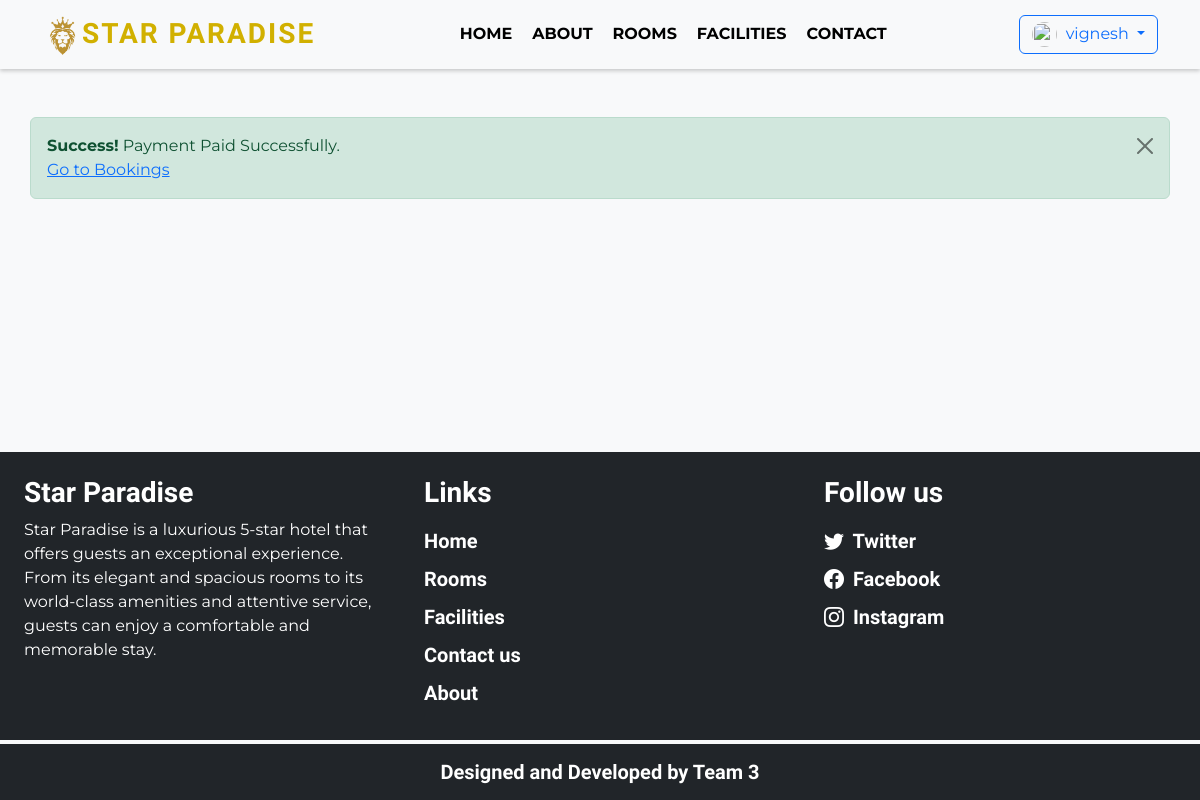
Page /thank_you.php (signed in) on the committed database.
### tables this page shows
CREATE TABLE `settings` (
  `sr_no` int(11) NOT NULL,
  `site_title` varchar(50) NOT NULL,
  `site_about` varchar(250) NOT NULL,
  `shutdown` tinyint(1) NOT NULL
);

### admin/inc/db_config.php (called while the page is built, shortened)
<?php
  function select($sql,$values,$datatypes)
  {
    $con = $GLOBALS['con'];
    if($stmt = mysqli_prepare($con,$sql))
    {
      mysqli_stmt_bind_param($stmt,$datatypes,...$values);
      if(mysqli_stmt_execute($stmt)){
        $res = mysqli_stmt_get_result($stmt);
        return $res;
      }
      else{
        mysqli_stmt_close($stmt);
        die("Query cannot be executed - Select");
      }
    }
    else{
      die("Query cannot be prepared - Select");
    }
  }
?>

### thank_you.php (the view, shortened to what this page needs)
<!DOCTYPE html>
<html lang="en">
<head>
  <?php require('inc/links.php'); ?>
</head>
<body class="bg-light">
  <?php require('inc/header.php'); ?>
  <div class="container">
    <div class="row">
      <div class="alert alert-success alert-dismissible mt-5">
        <button type="button" class="btn-close" data-bs-dismiss="alert"></button>
        <strong>Success!</strong> Payment Paid Successfully.<br>
        <a href='bookings.php'>Go to Bookings</a>
      </div>
    </div>
  </div>
  <div class="fixed-bottom">
    <?php require('inc/footer.php'); ?>
  </div>
</body>
</html>

### inc/header.php (shortened to what this page needs)
<nav class="navbar navbar-expand-lg navbar-light bg-light" id="nav-bar">
  <div class="container">
    <a class="navbar-brand" href="index.php" style="font-family: 'Kaushan Script', cursive"><img src="images\iconnn.png" alt="" width="40px" height="40px"><?php echo $settings_r['site_title'] ?></a>
    <div class="collapse navbar-collapse" id="navbarSupportedContent">
      <ul class="navbar-nav me-auto ms-auto mb-2 mb-lg-0">
        <li class="nav-item pe-1">
          <a class="nav-link" href="index.php">Home</a>
        </li>
        <li class="nav-item pe-1">
          <a class="nav-link" href="about.php">About</a>
        </li>
        <li class="nav-item pe-1">
          <a class="nav-link" href="rooms.php">Rooms</a>
        </li>
        <li class="nav-item pe-1">
          <a class="nav-link" href="facilities.php">Facilities</a>
        </li>
        <li class="nav-item pe-1">
          <a class="nav-link" href="contact.php">Contact</a>
        </li>
      </ul>
      <div class="d-flex">
        <?php
        if (isset($_SESSION['login']) && $_SESSION['login'] == true) {
          $path = USERS_IMG_PATH;
          echo <<<data
              <div class="btn-group">
                <button type="button" class="btn btn-outline-primary shadow-none dropdown-toggle" data-bs-toggle="dropdown" data-bs-display="static" aria-expanded="false">
                  <img src="$path$_SESSION[uPic]" style="width: 25px; height: 25px;" class="me-1 rounded-circle">
                  $_SESSION[uName]
                </button>
                <ul class="dropdown-menu dropdown-menu-lg-end">
                  <li><a class="dropdown-item" href="profile.php">Profile</a></li>
                  <li><a class="dropdown-item" href="bookings.php">Bookings</a></li>
                  <li><a class="dropdown-item" href="logout.php"><i class="uil uil-signout"></i>Logout</a></li>
                </ul>
              </div>
            data;
        }
        ?>
      </div>
    </div>
  </div>
</nav>

### inc/footer.php (shortened to what this page needs)
<div class="container-fluid text-bg-dark mt-5">
  <div class="row">
    <div class="col-lg-4 p-4">
      <h2 class="h-font fw-bold fs-3 mb-2" style="font-family: 'Kaushan Script', cursive"><?php echo $settings_r['site_title'] ?></h2>
      <p>
        <?php echo $settings_r['site_about'] ?>
      </p>
    </div>
    <div class="col-lg-4 p-4">
      <h3 class="mb-3 fw-bold" style="font-family: 'Kaushan Script', cursive">Links</h3>
      <a href="index.php" class="d-inline-block mb-2 text-white text-decoration-none fw-bold fs-5" style="font-family: 'Kaushan Script', cursive">Home</a> <br>
      <a href="rooms.php" class="d-inline-block mb-2 text-white text-decoration-none fw-bold fs-5" style="font-family: 'Kaushan Script', cursive">Rooms</a> <br>
      <a href="facilities.php" class="d-inline-block mb-2 text-white text-decoration-none fw-bold fs-5" style="font-family: 'Kaushan Script', cursive">Facilities</a> <br>
      <a href="contact.php" class="d-inline-block mb-2 text-white text-decoration-none fw-bold fs-5" style="font-family: 'Kaushan Script', cursive">Contact us</a> <br>
      <a href="about.php" class="d-inline-block mb-2 text-white text-decoration-none fw-bold fs-5" style="font-family: 'Kaushan Script', cursive">About</a>
    </div>
    <div class="col-lg-4 p-4">
      <h3 class="mb-3 fw-bold" style="font-family: 'Kaushan Script', cursive">Follow us</h3>
      <?php
      if ($contact_r['tw'] != '') {
        echo <<<data
              <a href="$contact_r[tw]" class="d-inline-block text-white text-decoration-none fw-bold fs-5 mb-2"  style="font-family: 'Kaushan Script', cursive">
                <i class="bi bi-twitter me-1"></i> Twitter
              </a><br>
            data;
      }
      ?>
      <a href="<?php echo $contact_r['fb'] ?>" class="d-inline-block text-white text-decoration-none fw-bold fs-5 mb-2" style="font-family: 'Kaushan Script', cursive">
        <i class="bi bi-facebook me-1"></i> Facebook
      </a><br>
      <a href="<?php echo $contact_r['insta'] ?>" class="d-inline-block text-white text-decoration-none fw-bold fs-5" style="font-family: 'Kaushan Script', cursive">
        <i class="bi bi-instagram me-1"></i> Instagram
      </a><br>
    </div>
  </div>
</div>
<h5 class="text-center bg-dark text-white fw-bold p-3 m-0 mt-1" style="font-family: 'Kaushan Script', cursive">Designed and Developed by Team 3</h5>

### css/common.css (style rules this page uses)
.h-font { font-family: "Merienda", cursive; }

### inc/header.php (style rules this page uses)
* { font-family: 'Montserrat', sans-serif; }
nav { box-shadow: 0 2px 4px 0 rgba(0, 0, 0, .2); }
.navbar-nav a { font-size: 16px; text-transform: uppercase; font-weight: 600; }
.navbar-light .navbar-brand { color: #D1B000; font-size: 28px; text-transform: uppercase; font-weight: bold; letter-spacing: 2px; }
.navbar-light .navbar-nav .nav-link { color: #000; transition: all 0.5s; position: relative; font-weight: 700; }
.navbar-light .navbar-nav .nav-link::after { content: ''; height: 2px; width: 100%; background-color: #4169e1; position: absolute; bottom: 0; left: 0; opacity: 0; }

### rows in the picture
settings: site_title "STAR PARADISE", site_title "Star Paradise", site_about "Star Paradise is a luxurious 5-star hotel that offers guests an exceptional experience. From its elegant and spacious rooms to its world-class amenities and attentive service, guests can enjoy a comfortable and memorable stay."

### other values in the picture
$_SESSION[uName] "vignesh"
